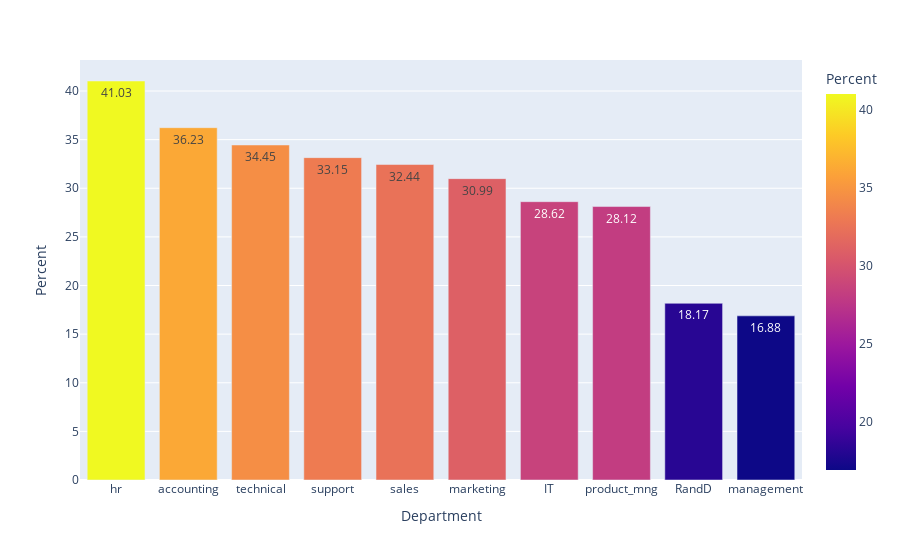

This figure's notebook cell:
### Code cell
# draw bar chart
fig = px.bar(df_dpm, y='Percent', text='Percent', color='Percent')
fig.show()

### Figure 1 — Plotly figure (JSON) as saved in the notebook; plotly's stock layout.template omitted (floating-point values rounded to 4 significant figures)
{"data": [{"alignmentgroup": "True", "hovertemplate": "Department=%{x}<br>Percent=%{marker.color}<extra></extra>", "legendgroup": "", "marker": {"color": [41.03, 36.23, 34.45, 33.15, 32.44, 30.99, 28.62, 28.12, 18.17, 16.88], "coloraxis": "coloraxis", "pattern": {"shape": ""}}, "name": "", "offsetgroup": "", "orientation": "v", "showlegend": false, "text": [41.03, 36.23, 34.45, 33.15, 32.44, 30.99, 28.62, 28.12, 18.17, 16.88], "textposition": "auto", "type": "bar", "x": ["hr", "accounting", "technical", "support", "sales", "marketing", "IT", "product_mng", "RandD", "management"], "xaxis": "x", "y": [41.03, 36.23, 34.45, 33.15, 32.44, 30.99, 28.62, 28.12, 18.17, 16.88], "yaxis": "y"}], "layout": {"barmode": "relative", "coloraxis": {"colorbar": {"title": {"text": "Percent"}}, "colorscale": [[0, "#0d0887"], [0.1111, "#46039f"], [0.2222, "#7201a8"], [0.3333, "#9c179e"], [0.4444, "#bd3786"], [0.5556, "#d8576b"], [0.6667, "#ed7953"], [0.7778, "#fb9f3a"], [0.8889, "#fdca26"], [1, "#f0f921"]]}, "legend": {"tracegroupgap": 0}, "margin": {"t": 60}, "xaxis": {"anchor": "y", "domain": [0, 1], "title": {"text": "Department"}}, "yaxis": {"anchor": "x", "domain": [0, 1], "title": {"text": "Percent"}}}}
